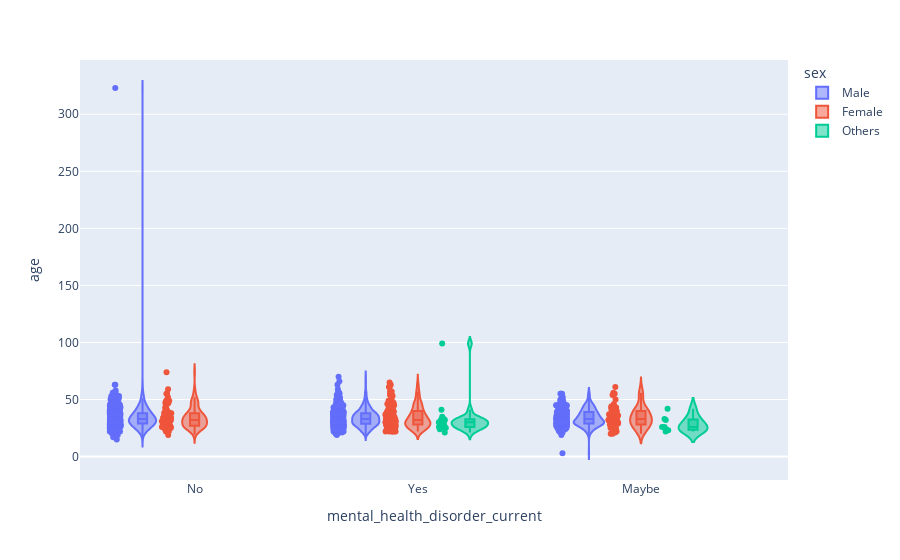

The code cell stored with this chart in its notebook:
### Code cell
import plotly.express as px

fig = px.violin(df_2016, y="age", x="mental_health_disorder_current", color="sex", box=True, points="all")
fig.show()

### Figure 1 — Plotly figure (JSON) as saved in the notebook; plotly's stock layout.template omitted (floating-point values rounded to 4 significant figures; data arrays with more than 128 entries replaced by an {"elided": "..."} marker saying what was removed)
{"data": [{"alignmentgroup": "True", "box": {"visible": true}, "hovertemplate": "sex=Male<br>mental_health_disorder_current=%{x}<br>age=%{y}<extra></extra>", "legendgroup": "Male", "marker": {"color": "#636efa"}, "name": "Male", "offsetgroup": "Male", "orientation": "v", "points": "all", "scalegroup": "True", "showlegend": true, "type": "violin", "x": {"elided": "1060 str values"}, "x0": " ", "xaxis": "x", "y": {"elided": "1060 int values"}, "y0": " ", "yaxis": "y"}, {"alignmentgroup": "True", "box": {"visible": true}, "hovertemplate": "sex=Female<br>mental_health_disorder_current=%{x}<br>age=%{y}<extra></extra>", "legendgroup": "Female", "marker": {"color": "#EF553B"}, "name": "Female", "offsetgroup": "Female", "orientation": "v", "points": "all", "scalegroup": "True", "showlegend": true, "type": "violin", "x": {"elided": "343 str values"}, "x0": " ", "xaxis": "x", "y": {"elided": "343 int values"}, "y0": " ", "yaxis": "y"}, {"alignmentgroup": "True", "box": {"visible": true}, "hovertemplate": "sex=Others<br>mental_health_disorder_current=%{x}<br>age=%{y}<extra></extra>", "legendgroup": "Others", "marker": {"color": "#00cc96"}, "name": "Others", "offsetgroup": "Others", "orientation": "v", "points": "all", "scalegroup": "True", "showlegend": true, "type": "violin", "x": ["Yes", "Yes", "Maybe", "Maybe", "Yes", "Yes", "Maybe", "Maybe", "Yes", "Yes", "Maybe", "Yes", "Yes", "Yes", "Yes", "Maybe", "Yes", "Yes", "Maybe", "Yes", "Yes", "Yes", "Yes", "Yes", "Maybe", "Yes", "Yes"], "x0": " ", "xaxis": "x", "y": [32, 32, 26, 26, 99, 26, 23, 32, 29, 31, 33, 35, 33, 28, 33, 42, 21, 31, 24, 30, 26, 27, 41, 24, 22, 26, 25], "y0": " ", "yaxis": "y"}], "layout": {"legend": {"title": {"text": "sex"}, "tracegroupgap": 0}, "margin": {"t": 60}, "violinmode": "group", "xaxis": {"anchor": "y", "domain": [0, 1], "title": {"text": "mental_health_disorder_current"}}, "yaxis": {"anchor": "x", "domain": [0, 1], "title": {"text": "age"}}}}
